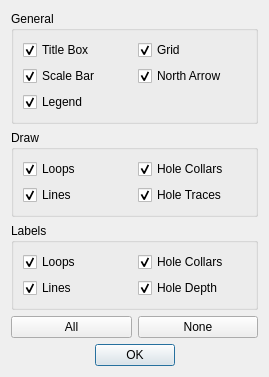
<?xml version="1.0" encoding="UTF-8"?>
<ui version="4.0">
 <class>PlanMapOptions</class>
 <widget class="QWidget" name="PlanMapOptions">
  <property name="geometry">
   <rect>
    <x>0</x>
    <y>0</y>
    <width>269</width>
    <height>336</height>
   </rect>
  </property>
  <property name="windowTitle">
   <string>Form</string>
  </property>
  <layout class="QGridLayout" name="gridLayout_4">
   <item row="11" column="1" colspan="2">
    <spacer name="verticalSpacer">
     <property name="orientation">
      <enum>Qt::Vertical</enum>
     </property>
     <property name="sizeHint" stdset="0">
      <size>
       <width>20</width>
       <height>40</height>
      </size>
     </property>
    </spacer>
   </item>
   <item row="12" column="1" colspan="2">
    <widget class="QDialogButtonBox" name="buttonBox">
     <property name="minimumSize">
      <size>
       <width>150</width>
       <height>0</height>
      </size>
     </property>
     <property name="orientation">
      <enum>Qt::Horizontal</enum>
     </property>
     <property name="standardButtons">
      <set>QDialogButtonBox::Ok</set>
     </property>
     <property name="centerButtons">
      <bool>true</bool>
     </property>
    </widget>
   </item>
   <item row="2" column="0" colspan="4">
    <widget class="QGroupBox" name="groupBox_2">
     <property name="title">
      <string>Labels</string>
     </property>
     <layout class="QGridLayout" name="gridLayout">
      <item row="0" column="0">
       <widget class="QCheckBox" name="loop_labels_cbox">
        <property name="text">
         <string>Loops</string>
        </property>
        <property name="checked">
         <bool>true</bool>
        </property>
       </widget>
      </item>
      <item row="2" column="0">
       <widget class="QCheckBox" name="line_labels_cbox">
        <property name="text">
         <string>Lines</string>
        </property>
        <property name="checked">
         <bool>true</bool>
        </property>
       </widget>
      </item>
      <item row="0" column="1">
       <widget class="QCheckBox" name="hole_collar_labels_cbox">
        <property name="text">
         <string>Hole Collars</string>
        </property>
        <property name="checked">
         <bool>true</bool>
        </property>
       </widget>
      </item>
      <item row="2" column="1">
       <widget class="QCheckBox" name="hole_depth_labels_cbox">
        <property name="text">
         <string>Hole Depth</string>
        </property>
        <property name="checked">
         <bool>true</bool>
        </property>
       </widget>
      </item>
     </layout>
    </widget>
   </item>
   <item row="1" column="0" colspan="4">
    <widget class="QGroupBox" name="groupBox_3">
     <property name="title">
      <string>Draw</string>
     </property>
     <layout class="QGridLayout" name="gridLayout_3">
      <item row="0" column="0">
       <widget class="QCheckBox" name="draw_loops_cbox">
        <property name="text">
         <string>Loops</string>
        </property>
        <property name="checked">
         <bool>true</bool>
        </property>
       </widget>
      </item>
      <item row="0" column="1">
       <widget class="QCheckBox" name="draw_hole_collars_cbox">
        <property name="text">
         <string>Hole Collars</string>
        </property>
        <property name="checked">
         <bool>true</bool>
        </property>
       </widget>
      </item>
      <item row="1" column="0">
       <widget class="QCheckBox" name="draw_lines_cbox">
        <property name="text">
         <string>Lines</string>
        </property>
        <property name="checked">
         <bool>true</bool>
        </property>
       </widget>
      </item>
      <item row="1" column="1">
       <widget class="QCheckBox" name="draw_hole_traces_cbox">
        <property name="text">
         <string>Hole Traces</string>
        </property>
        <property name="checked">
         <bool>true</bool>
        </property>
       </widget>
      </item>
     </layout>
    </widget>
   </item>
   <item row="0" column="0" colspan="4">
    <widget class="QGroupBox" name="groupBox">
     <property name="title">
      <string>General</string>
     </property>
     <layout class="QGridLayout" name="gridLayout_2">
      <item row="0" column="0">
       <widget class="QCheckBox" name="title_box_cbox">
        <property name="text">
         <string>Title Box</string>
        </property>
        <property name="checked">
         <bool>true</bool>
        </property>
       </widget>
      </item>
      <item row="0" column="1">
       <widget class="QCheckBox" name="grid_cbox">
        <property name="text">
         <string>Grid</string>
        </property>
        <property name="checked">
         <bool>true</bool>
        </property>
       </widget>
      </item>
      <item row="4" column="0">
       <widget class="QCheckBox" name="scale_bar_cbox">
        <property name="text">
         <string>Scale Bar</string>
        </property>
        <property name="checked">
         <bool>true</bool>
        </property>
       </widget>
      </item>
      <item row="4" column="1">
       <widget class="QCheckBox" name="north_arrow_cbox">
        <property name="text">
         <string>North Arrow</string>
        </property>
        <property name="checked">
         <bool>true</bool>
        </property>
       </widget>
      </item>
      <item row="5" column="0">
       <widget class="QCheckBox" name="legend_cbox">
        <property name="text">
         <string>Legend</string>
        </property>
        <property name="checked">
         <bool>true</bool>
        </property>
       </widget>
      </item>
     </layout>
    </widget>
   </item>
   <item row="4" column="0" colspan="2">
    <widget class="QPushButton" name="all_btn">
     <property name="maximumSize">
      <size>
       <width>16777215</width>
       <height>16777215</height>
      </size>
     </property>
     <property name="text">
      <string>All</string>
     </property>
    </widget>
   </item>
   <item row="4" column="2" colspan="2">
    <widget class="QPushButton" name="none_btn">
     <property name="maximumSize">
      <size>
       <width>16777215</width>
       <height>16777215</height>
      </size>
     </property>
     <property name="text">
      <string>None</string>
     </property>
    </widget>
   </item>
  </layout>
 </widget>
 <tabstops>
  <tabstop>title_box_cbox</tabstop>
  <tabstop>grid_cbox</tabstop>
  <tabstop>scale_bar_cbox</tabstop>
  <tabstop>north_arrow_cbox</tabstop>
  <tabstop>legend_cbox</tabstop>
  <tabstop>draw_loops_cbox</tabstop>
  <tabstop>draw_hole_collars_cbox</tabstop>
  <tabstop>draw_lines_cbox</tabstop>
  <tabstop>draw_hole_traces_cbox</tabstop>
  <tabstop>loop_labels_cbox</tabstop>
  <tabstop>hole_collar_labels_cbox</tabstop>
  <tabstop>line_labels_cbox</tabstop>
  <tabstop>hole_depth_labels_cbox</tabstop>
  <tabstop>all_btn</tabstop>
  <tabstop>none_btn</tabstop>
 </tabstops>
 <resources/>
 <connections/>
</ui>
